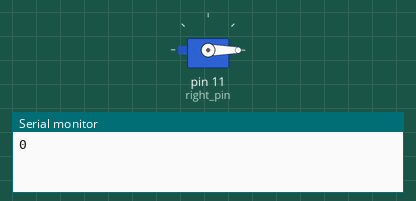
This sketch was run on a simulated Arduino Uno, built with avr-gcc and run on an emulated ATmega328P. Parts: servo, the last lines printed to the serial monitor.

Above: at 0.1 s.
At 19.6 s:
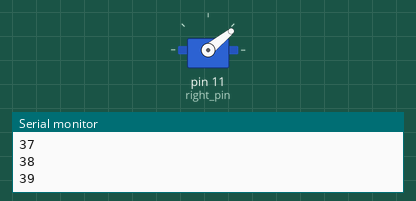
At 29.1 s:
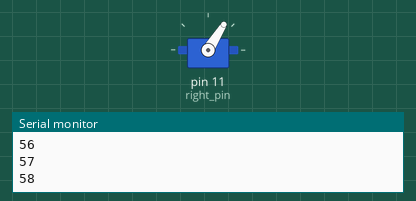
At 39.1 s:
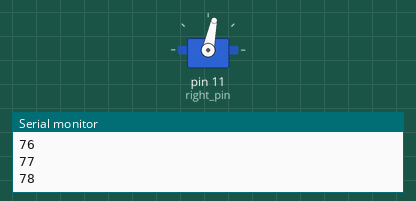
Timing chart, 0 to 40.0 s (numbered marks = the images above):
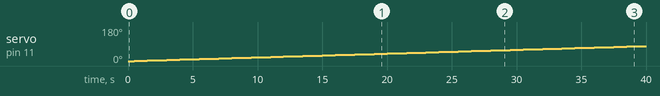

Measured:
- by itself, servo on pin 11 (right_pin): moves from 0° to 79° over 39.0 s

The sketch:

servo_test.ino
```cpp
// We used this program to experiment with how the Servo motor rotates to figure out how it functions

//#include <Servo.h>
//
//Servo SERVO;
//
//void setup() {
//  // put your setup code here, to run once:
//  SERVO.attach(3);
//}
//
//void loop() {
//  // put your main code here, to run repeatedly:
//  for (int pos = 180; pos >=0; pos -=1) { // to sweep the voltage, found on Arduino Servo Library
//    SERVO.write(pos);
//    delay(40);
//  }
//}

// fast Servo test

#include <Servo.h>

Servo right;
int right_pin = 11;

void setup() {
  // put your setup code here, to run once:
  Serial.begin(9600);
  right.attach(right_pin);
}

void loop() {
  // put your main code here, to run repeatedly:
  for (int i=0; i<=180; i++) {
    Serial.println(i);
    right.write(i);
    delay(500);
  }
  /*
  Serial.println(0);
  right.write(0);
  delay(5000);
  Serial.println(30);
  right.write(30);
  delay(5000);
  Serial.println(60);
  right.write(60);
  delay(5000);
  Serial.println(90);
  right.write(90);
  delay(5000);
  Serial.println(120);
  right.write(120);
  delay(5000);
  Serial.println(180);
  right.write(180);
  delay(5000);*/
}
```
